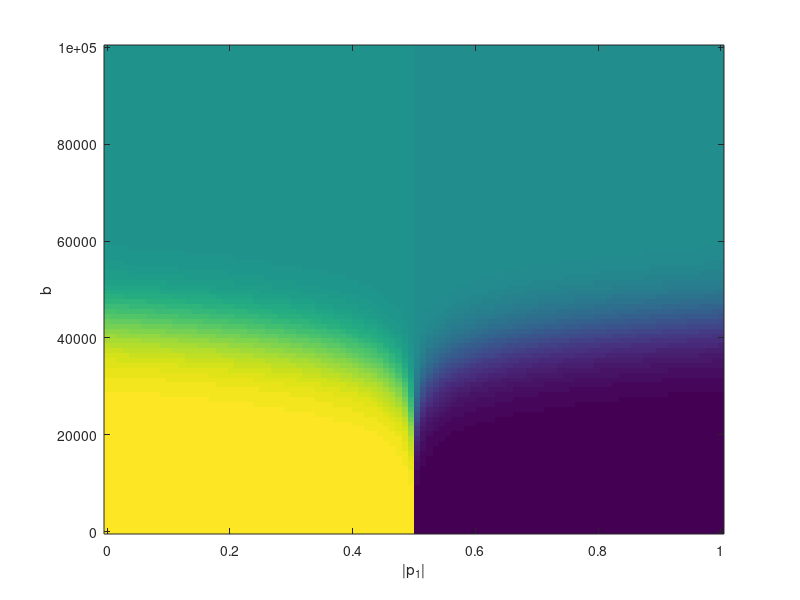

Reproduce this figure in MATLAB.
%% Plot probability for two tasks
close all; clear all; clc

%thickLines(2)

pixed_p2 = 0.5;
res = 100;
%bvals = linspace(1e-6,1e6,res);
bvals = logspace(-5,5,res);
[P1,B] = meshgrid(linspace(0,1,res), bvals);
[P2,B] = meshgrid(pixed_p2*ones(1,res), bvals);
Pr1 = B./(B+P1-min(P1,P2));
Pr2 = B./(B+P2-min(P1,P2));
Pr = Pr1./(Pr1+Pr2);

h=imagesc (linspace(0,1,res),bvals,Pr); figure(gcf)
set(gca,'YDir','normal');
%set(ancestor(h,'axis'), 'YTick', bvals);
%set(gca,'ytick',bvals);
%set(gca,'yscale','log')
%axis([0,1,1e-6,1e6]);
xlabel('|p_1|');
ylabel('b');
%colorbar

%set(gca,'yTick',logspace(-6,6,res))

% %# generate data
% num = 50;
% X = [ mvnrnd([0.5 1.5], [0.025 0.03 ; 0.03 0.16], num) ; ...
%       mvnrnd([-1 0.5], [0.09 -0.01 ; -0.01 0.08], num)   ];
% G = [1*ones(num,1) ; 2*ones(num,1)];
% 
% X = [ mvnrnd([0.5 1.5], [0.025 0.03 ; 0.03 0.16], num)  ];
% G = [1*ones(num,1) ];
% 
% gscatter(X(:,1), X(:,2), G)
% 
% axis equal, hold on
% 
% for k=1:1
%     %# indices of points in this group
%     idx = ( G == k );
% 
%     %# substract mean
%     Mu = mean( X(idx,:) );
%     %X0 = bsxfun(@minus, X(idx,:), Mu);
%     X0 = X(idx,:);
% 
%     %# eigen decomposition [sorted by eigen values]
%     [V D] = eig( X0'*X0 ./ (sum(idx)-1) );     %#' cov(X0)
%     [D order] = sort(diag(D), 'descend');
%     D = diag(D);
%     V = V(:, order);
% 
%     t = linspace(0,2*pi,100);
%     e = [cos(t) ; sin(t)];        %# unit circle
%     VV = V*sqrt(D);               %# scale eigenvectors
%     %e = bsxfun(@plus, VV*e, Mu'); %#' project circle back to orig space
%     %VV = VV^(-1);
%     e = VV*e;
%     
%     %# plot cov and major/minor axes
%     plot(e(1,:), e(2,:), 'Color','k');
%     %#quiver(Mu(1),Mu(2), VV(1,1),VV(2,1), 'Color','k')
%     %#quiver(Mu(1),Mu(2), VV(1,2),VV(2,2), 'Color','k')
% end

